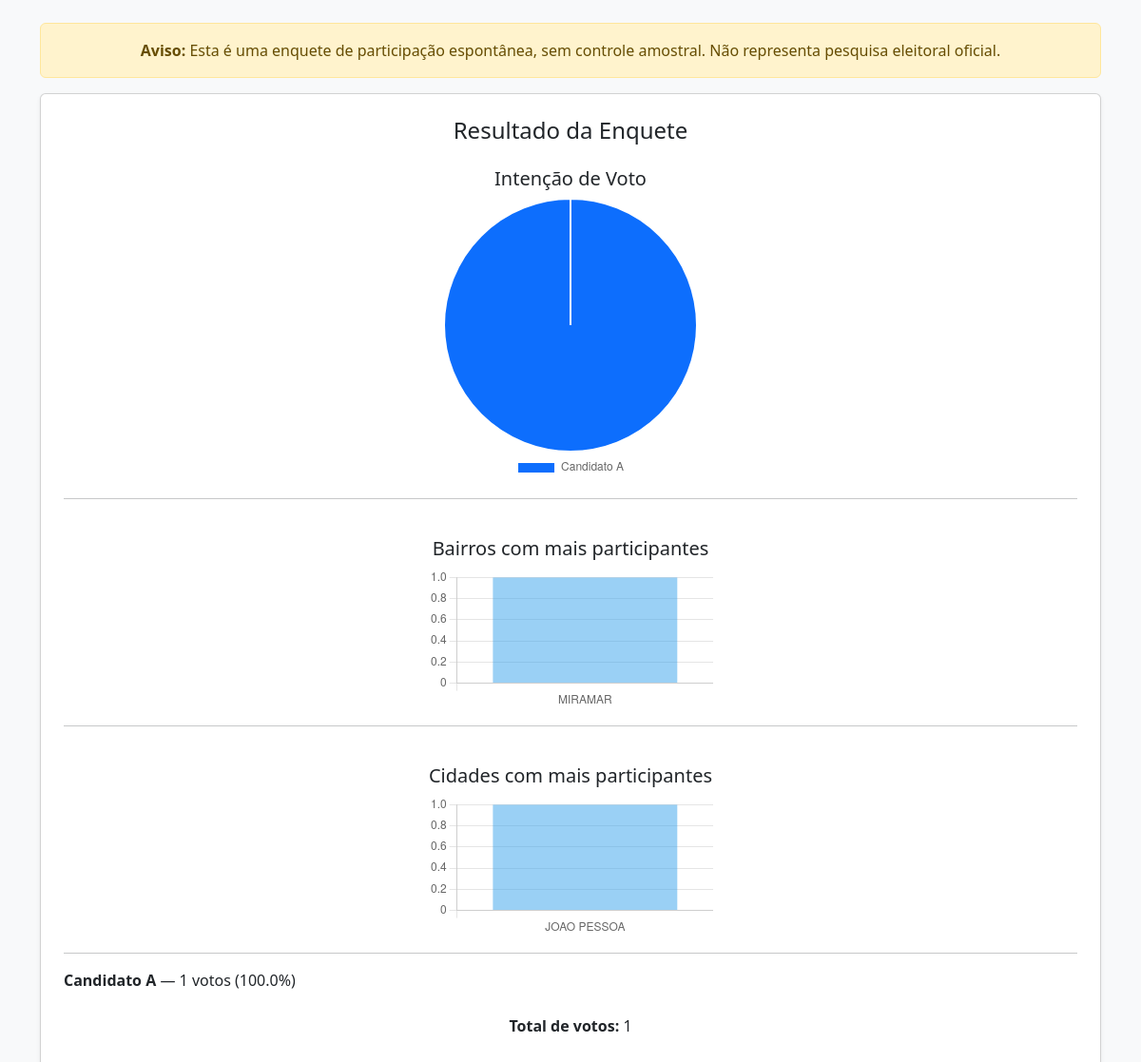
The page /resultado on the database as committed earlier.
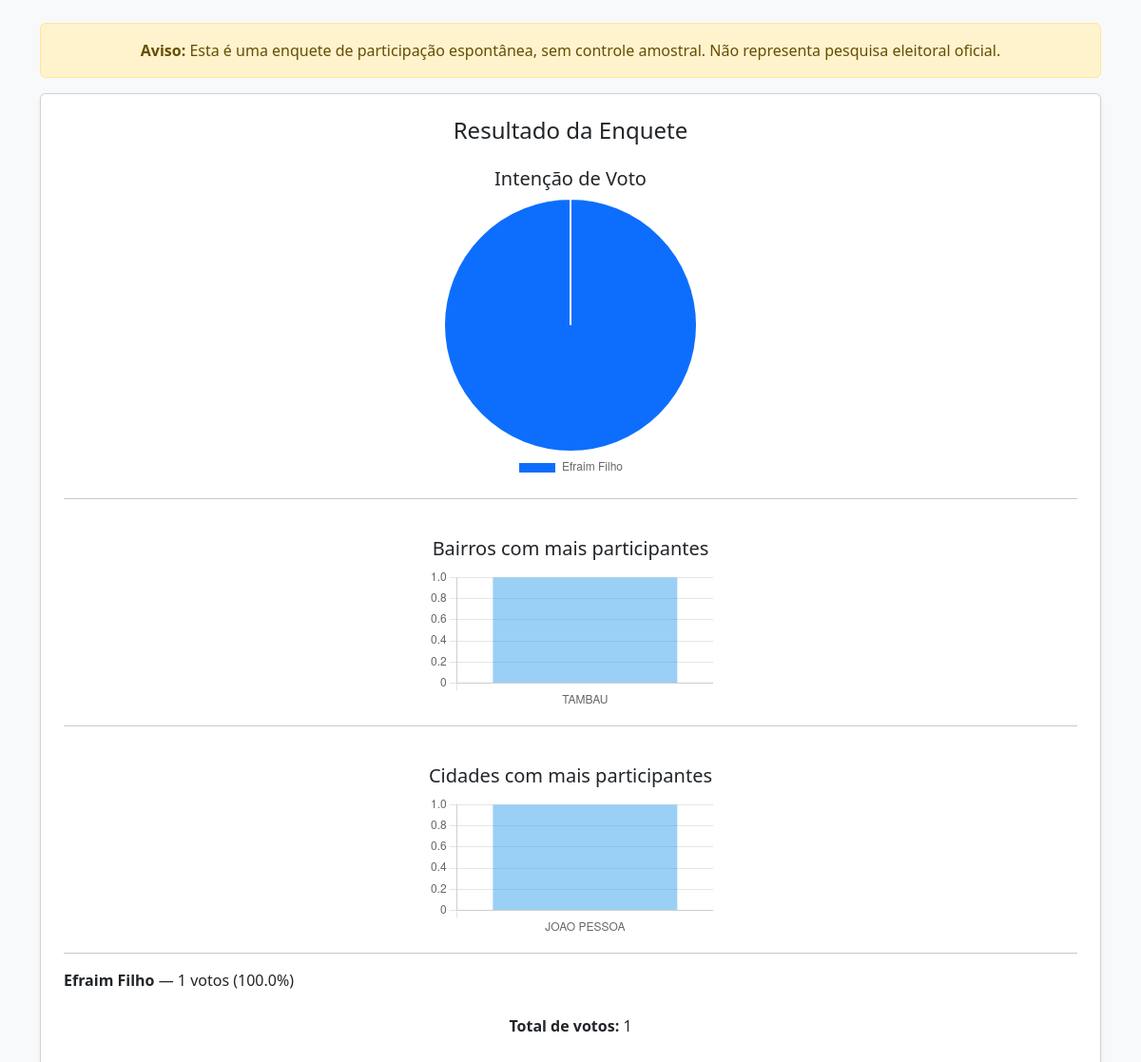
The same page on the database as committed later.
### tables this page shows
CREATE TABLE votos (
            id INTEGER PRIMARY KEY AUTOINCREMENT,
            opcao TEXT,
            cidade TEXT,
            bairro TEXT,
            ip TEXT
        );

### main.py (the view)
@app.route('/resultado')
def resultado():
    conn = conectar()
    votos = conn.execute(
        'SELECT opcao, COUNT(*) as total FROM votos GROUP BY opcao'
    ).fetchall()
    bairros = conn.execute(
        'SELECT bairro, COUNT(*) as total FROM votos GROUP BY bairro ORDER BY total DESC LIMIT 5'
    ).fetchall()
    cidades = conn.execute(
        'SELECT cidade, COUNT(*) as total FROM votos GROUP BY cidade ORDER BY total DESC LIMIT 5'
    ).fetchall()
    conn.close()
    total_geral = sum([d['total'] for d in votos]) or 1
    resultados = []
    labels = []
    valores = []
    for d in votos:
        porcentagem = round((d['total'] / total_geral) * 100, 1)
        resultados.append({
            'opcao': d['opcao'],
            'total': d['total'],
            'porcentagem': porcentagem
        })
        labels.append(d['opcao'])
        valores.append(d['total'])
    return render_template(
        'resultado.html',
        resultados=resultados,
        total_geral=total_geral,
        labels=labels,
        valores=valores,
        bairros_labels=[b['bairro'] for b in bairros],
        bairros_valores=[b['total'] for b in bairros],
        cidades_labels=[c['cidade'] for c in cidades],
        cidades_valores=[c['total'] for c in cidades]
    )

### main.py (called while the page is built)
def conectar():
    conn = sqlite3.connect('enquete.db')
    conn.row_factory = sqlite3.Row
    return conn

### templates/resultado.html (shortened to what this page needs)
{% extends "base.html" %}
{% block conteudo %}
<div class="card shadow-sm p-4">
    <h4 class="mb-4 text-center">Resultado da Enquete</h4>
    <h5 class="text-center">Intenção de Voto</h5>
    <div style="max-width: 400px; margin: auto;">
        <canvas id="graficoPizza"></canvas>
    </div>
    <hr>
    <h5 class="text-center mt-4">Bairros com mais participantes</h5>
    <div style="max-width: 500px; margin: auto;">
        <canvas id="graficoBairros"></canvas>
    </div>
    <hr>
    <h5 class="text-center mt-4">Cidades com mais participantes</h5>
    <div style="max-width: 500px; margin: auto;">
        <canvas id="graficoCidades"></canvas>
    </div>
    <hr>
    {% for r in resultados %}
        <div class="mb-2">
            <strong>{{ r.opcao }}</strong> — {{ r.total }} votos ({{ r.porcentagem }}%)
        </div>
    {% endfor %}
    <p class="mt-3 text-center"><strong>Total de votos:</strong> {{ total_geral }}</p>
</div>
<script>
// 🍕 Gráfico de Pizza — Candidatos
new Chart(document.getElementById('graficoPizza'), {
    type: 'pie',
    data: {
        labels: {{ labels|tojson }},
        datasets: [{
            data: {{ valores|tojson }},
            backgroundColor: [
                '#0d6efd',
                '#198754',
                '#dc3545',
                '#ffc107',
                '#6f42c1',
                '#20c997',
                '#fd7e14'
            ]
        }]
    },
    options: {
        responsive: true,
        maintainAspectRatio: true,
        plugins: {
            legend: { position: 'bottom' }
        }
    }
});
// 🏘️ Gráfico de Bairros
new Chart(document.getElementById('graficoBairros'), {
    type: 'bar',
    data: {
        labels: {{ bairros_labels|tojson }},
        datasets: [{
            data: {{ bairros_valores|tojson }}
        }]
    },
    options: {
        plugins: { legend: { display: false } },
        responsive: true
    }
});
// 🏙️ Gráfico de Cidades
new Chart(document.getElementById('graficoCidades'), {
    type: 'bar',
    data: {
        labels: {{ cidades_labels|tojson }},
        datasets: [{
            data: {{ cidades_valores|tojson }}
        }]
    },
    options: {
        plugins: { legend: { display: false } },
        responsive: true
    }
});
</script>
{% endblock %}

### templates/base.html (shortened to what this page needs)
<!DOCTYPE html>
<html lang="pt-br">
<head>
    <link href="https://cdn.jsdelivr.net/npm/bootstrap@5.3.2/dist/css/bootstrap.min.css" rel="stylesheet">
</head>
<body class="bg-light">
<div class="container mt-4">
    <div class="alert alert-warning text-center">
        <strong>Aviso:</strong> Esta é uma enquete de participação espontânea,
        sem controle amostral. Não representa pesquisa eleitoral oficial.
    </div>
    {% block conteudo %}{% endblock %}
</div>
</body>
</html>

Rows that differ between the two databases and show on the page:
changed votos id 1: opcao "Candidato A" → "Efraim Filho"
Other text that changed with them:
chart data {{ labels|tojson }}: ["Candidato A"] → ["Efraim Filho"]
chart data {{ bairros_labels|tojson }}: ["MIRAMAR"] → ["TAMBAU"]
